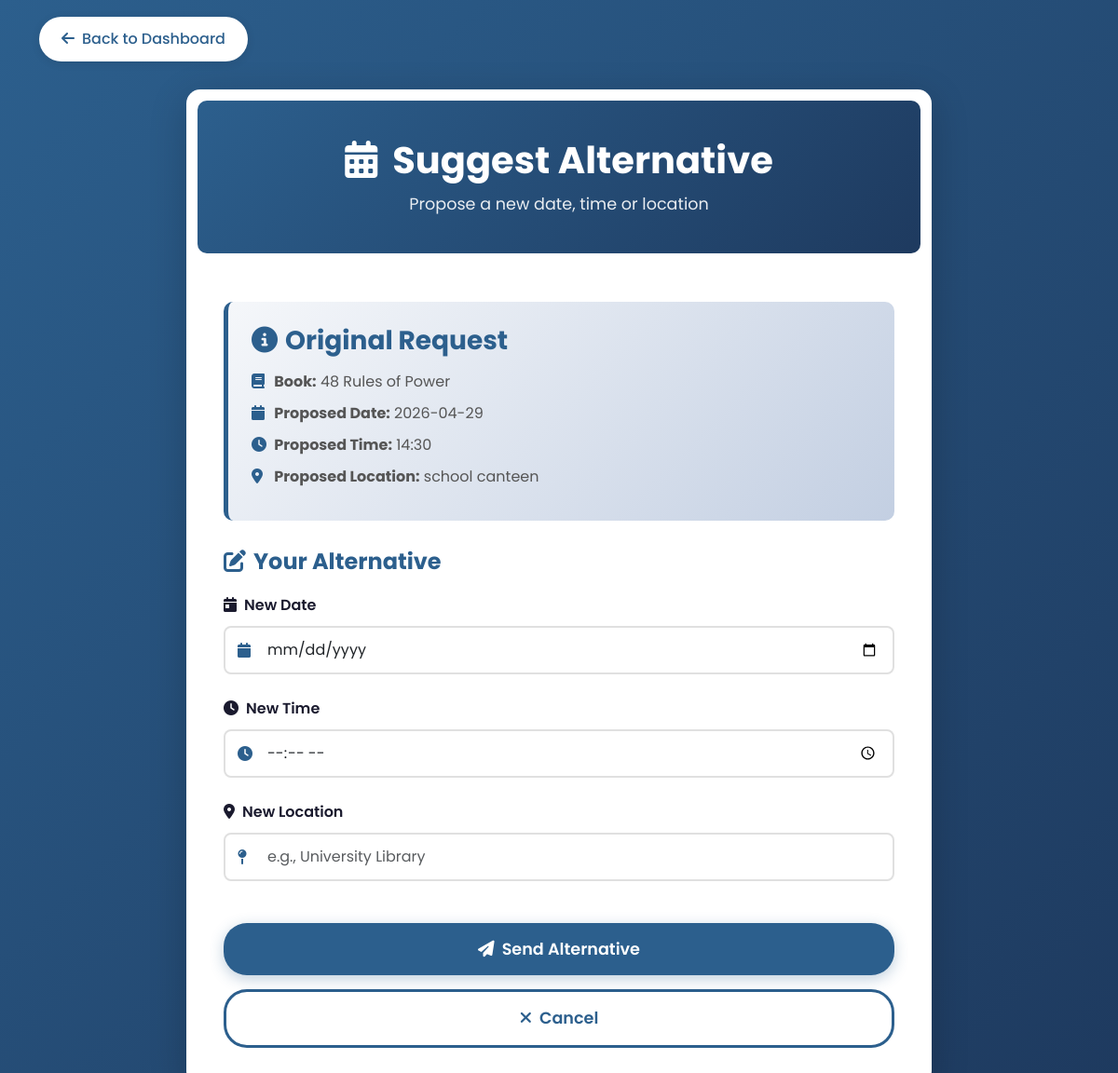
The page /suggest_alternative/1 (signed in) on the database its author committed.
### tables this page shows
CREATE TABLE books (
    id INTEGER PRIMARY KEY AUTOINCREMENT,
    owner_id INTEGER NOT NULL,
    title TEXT NOT NULL,
    author TEXT NOT NULL,
    category TEXT NOT NULL,
    status TEXT DEFAULT 'available',
    location_notes TEXT,
    type TEXT NOT NULL,
    image_file TEXT, -- Added this to store "data.jpg", "python.webp", etc.
    file_path TEXT,
    added_date TIMESTAMP DEFAULT CURRENT_TIMESTAMP,
    FOREIGN KEY (owner_id) REFERENCES users (id)
);

CREATE TABLE borrow_requests (
    id INTEGER PRIMARY KEY AUTOINCREMENT,
    book_id INTEGER NOT NULL,
    borrower_id INTEGER NOT NULL,
    proposed_date TEXT,
    proposed_time TEXT,
    proposed_location TEXT,
    status TEXT DEFAULT 'pending',
    request_date TIMESTAMP DEFAULT CURRENT_TIMESTAMP,
    FOREIGN KEY (book_id) REFERENCES books (id),
    FOREIGN KEY (borrower_id) REFERENCES users (id)
);

### app.py (the view, shortened to what this page needs)
@app.route('/suggest_alternative/<int:request_id>', methods=['GET', 'POST'])
@login_required
def suggest_alternative(request_id):
    conn = get_db_connection()
    borrow_req = conn.execute('SELECT * FROM borrow_requests WHERE id = ?',
                              (request_id,)).fetchone()
    if borrow_req is None:
        flash('Request not found!', 'danger')
        conn.close()
        return redirect(url_for('dashboard'))
    book = conn.execute('SELECT * FROM books WHERE id = ?',
                        (borrow_req['book_id'],)).fetchone()
    if book['owner_id'] != current_user.id:
        flash('You are not authorized to do this!', 'danger')
        conn.close()
        return redirect(url_for('dashboard'))
    conn.close()
    return render_template('suggest_alternative.html', req=borrow_req, book=book)

### app.py (called while the page is built)
def get_db_connection():
    connection = sqlite3.connect('database.db')
    connection.row_factory = sqlite3.Row
    return connection

@login_manager.user_loader
def load_user(user_id):
    conn = get_db_connection()
    user = conn.execute('SELECT * FROM users WHERE id = ?', (user_id,)).fetchone()
    conn.close()
    if user:
        return User(user['id'], user['username'], user['email'], user['role'])
    return None

### templates/suggest_alternative.html (shortened to what this page needs)
<!DOCTYPE html>
<html lang="en">
<head>
    <link href="https://cdn.jsdelivr.net/npm/bootstrap@5.3.0/dist/css/bootstrap.min.css" rel="stylesheet">
    <link rel="stylesheet" href="https://cdnjs.cloudflare.com/ajax/libs/font-awesome/6.4.0/css/all.min.css">
    <link rel="stylesheet" href="{{ url_for('static', filename='css/style.css') }}">
</head>
<body style="padding: 18px 0px 0px">
    <div class="container">
        <a href="{{ url_for('dashboard') }}" class="back-button">
            <i class="fas fa-arrow-left me-2"></i>Back to Dashboard
        </a>
        <div class="borrow-container">
            <div class="borrow-header">
                <h1><i class="fas fa-calendar-alt me-3"></i>Suggest Alternative</h1>
                <p>Propose a new date, time or location</p>
            </div>
            <div class="borrow-body">
                <div class="book-info-card">
                    <h3><i class="fas fa-info-circle me-2"></i>Original Request</h3>
                    <div class="book-detail">
                        <i class="fas fa-book"></i>
                        <strong>Book:</strong> {{ book['title'] }}
                    </div>
                    <div class="book-detail">
                        <i class="fas fa-calendar"></i>
                        <strong>Proposed Date:</strong> {{ req['proposed_date'] }}
                    </div>
                    <div class="book-detail">
                        <i class="fas fa-clock"></i>
                        <strong>Proposed Time:</strong> {{ req['proposed_time'] }}
                    </div>
                    <div class="book-detail">
                        <i class="fas fa-map-marker-alt"></i>
                        <strong>Proposed Location:</strong> {{ req['proposed_location'] }}
                    </div>
                </div>
                <form action="{{ url_for('suggest_alternative', request_id=req['id']) }}" method="POST">
                    <h4 style="color: var(--primary-blue); font-weight: bold; margin-bottom: 20px;">
                        <i class="fas fa-edit me-2"></i>Your Alternative
                    </h4>
                    <div class="form-section">
                        <label for="proposed_date" class="form-label">
                            <i class="fas fa-calendar-day me-2"></i>New Date
                        </label>
                        <div class="input-icon">
                            <i class="fas fa-calendar"></i>
                            <input type="date" class="form-control" id="proposed_date"
                                name="proposed_date" required>
                        </div>
                    </div>
                    <div class="form-section">
                        <label for="proposed_time" class="form-label">
                            <i class="fas fa-clock me-2"></i>New Time
                        </label>
                        <div class="input-icon">
                            <i class="fas fa-clock"></i>
                            <input type="time" class="form-control" id="proposed_time"
                                name="proposed_time" required>
                        </div>
                    </div>
                    <div class="form-section">
                        <label for="proposed_location" class="form-label">
                            <i class="fas fa-map-marker-alt me-2"></i>New Location
                        </label>
                        <div class="input-icon">
                            <i class="fas fa-map-pin"></i>
                            <input type="text" class="form-control" id="proposed_location"
                                name="proposed_location"
                                placeholder="e.g., University Library" required>
                        </div>
                    </div>
                    <button type="submit" class="btn-submit">
                        <i class="fas fa-paper-plane me-2"></i>Send Alternative
                    </button>
                    <a href="{{ url_for('dashboard') }}" class="btn-cancel">
                        <i class="fas fa-times me-2"></i>Cancel
                    </a>
                </form>
            </div>
        </div>
    </div>
</body>
</html>

### static/css/style.css (style rules this page uses)
:root { --primary-dark: #1a1a2e; --primary-blue: #2c5f8d; --accent-navy: #1e3a5f; --accent-teal: #4a90a4; }
* { margin: 0; padding: 0; box-sizing: border-box; }
body { font-family: 'Poppins', sans-serif; background: linear-gradient(135deg, #2c5f8d 0%, #1e3a5f 100%); }
body { font-family: 'Poppins', sans-serif; background: linear-gradient(135deg, #2c5f8d 0%, #1e3a5f 100%); min-height: 100vh; padding: 0px 0; position: relative; overflow-x: hidden; }
.container { position: relative; z-index: 1; }
.back-button { background-color: white; color: var(--primary-blue); border: none; padding: 12px 24px; border-radius: 25px; font-weight: 500; box-shadow: 0 2px 10px rgba(0, 0, 0, 0.1); text-decoration: none; display: inline-block; margin-bottom: 30px; transition: all 0.3s ease; }
.borrow-container { background: white; border-radius: 15px; box-shadow: 0 10px 40px rgba(0, 0, 0, 0.2); overflow: hidden; max-width: 800px; margin: 0 auto; }
.borrow-header { background: linear-gradient(135deg, var(--primary-blue) 0%, var(--accent-navy) 100%); color: white; padding: 40px; border: 12px solid #fff; border-radius: 22px; text-align: center; }
.borrow-header h1 { font-size: 2.5rem; font-weight: bold; margin-bottom: 10px; }
.borrow-header p { font-size: 1.1rem; opacity: 0.9; margin-bottom: 0; }
.borrow-body { padding: 40px; }
.book-info-card { background: linear-gradient(135deg, #f5f7fa 0%, #c3cfe2 100%); border-radius: 10px; padding: 25px; margin-bottom: 30px; border-left: 5px solid var(--primary-blue); }
.book-info-card h3 { color: var(--primary-blue); font-weight: bold; margin-bottom: 15px; }
.book-detail { margin-bottom: 10px; color: #555; }
.book-detail i { color: var(--primary-blue); width: 20px; }
.form-label { font-weight: 600; color: var(--primary-dark); margin-bottom: 10px; font-size: 1rem; }
.form-control, .form-select { border: 2px solid #e0e0e0; border-radius: 8px; padding: 12px 15px; font-size: 1rem; transition: all 0.3s ease; }
.input-icon { position: relative; }
.input-icon i { position: absolute; left: 15px; top: 50%; transform: translateY(-50%); color: var(--primary-blue); }
.input-icon .form-control { padding-left: 45px; }
.btn-submit { background: var(--primary-blue); color: white; border: none; padding: 15px 40px; border-radius: 25px; font-size: 1.1rem; font-weight: 600; width: 100%; margin-top: 20px; transition: all 0.3s ease; box-shadow: 0 4px 15px rgba(44, 95, 141, 0.3); }
.btn-cancel { background: #fff; color: var(--primary-blue); border: 3px solid var(--primary-blue); padding: 15px 40px; border-radius: 25px; font-size: 1.1rem; font-weight: 600; width: 100%; margin-top: 15px; transition: all 0.3s ease; text-decoration: none; display: block; text-align: center; }
.form-section { margin-bottom: 25px; }

### rows shown on the page
books: title "48 Rules of Power"
borrow_requests: proposed_date "2026-04-29", proposed_time "14:30", proposed_location "school canteen"
